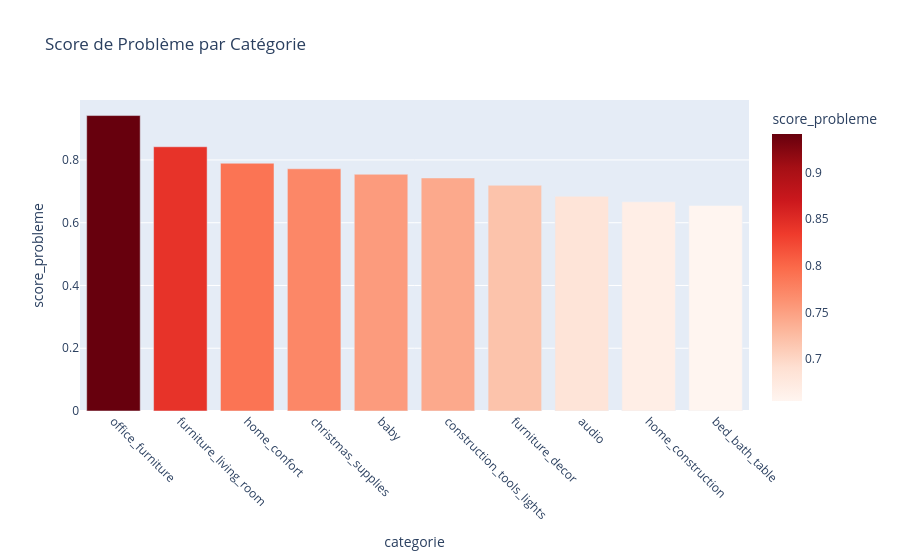

Source (notebook cell):
### Markdown cell above
#### 3. Quelles catégories combinent mauvaise satisfaction, retard ou frais élevés ?

### Code cell
stats_cat['score_probleme'] = (
    stats_cat['taux_retard'].rank(pct=True) +
    (1 - stats_cat['note_moyenne'].rank(pct=True)) +
    stats_cat['frais_moy'].rank(pct=True)
)/ 3
triple_pb = stats_cat.sort_values('score_probleme', ascending=False).head(10)

print("=== Top 10 catégories les plus problématiques ===")
fig = px.bar(triple_pb, x='categorie', y='score_probleme',
             title="Score de Problème par Catégorie",
             color='score_probleme', color_continuous_scale='Reds')
fig.update_xaxes(tickangle=45)
fig.show()

### Figure 1 — Plotly figure (JSON) as saved in the notebook; plotly's stock layout.template omitted (floating-point values rounded to 4 significant figures)
{"data": [{"hovertemplate": "categorie=%{x}<br>score_probleme=%{marker.color}<extra></extra>", "legendgroup": "", "marker": {"color": [0.9415, 0.8421, 0.7895, 0.7719, 0.7544, 0.7427, 0.7193, 0.6842, 0.6667, 0.655], "coloraxis": "coloraxis", "pattern": {"shape": ""}}, "name": "", "orientation": "v", "showlegend": false, "textposition": "auto", "type": "bar", "x": ["office_furniture", "furniture_living_room", "home_confort", "christmas_supplies", "baby", "construction_tools_lights", "furniture_decor", "audio", "home_construction", "bed_bath_table"], "xaxis": "x", "y": [0.9415, 0.8421, 0.7895, 0.7719, 0.7544, 0.7427, 0.7193, 0.6842, 0.6667, 0.655], "yaxis": "y"}], "layout": {"barmode": "relative", "coloraxis": {"colorbar": {"title": {"text": "score_probleme"}}, "colorscale": [[0, "rgb(255,245,240)"], [0.125, "rgb(254,224,210)"], [0.25, "rgb(252,187,161)"], [0.375, "rgb(252,146,114)"], [0.5, "rgb(251,106,74)"], [0.625, "rgb(239,59,44)"], [0.75, "rgb(203,24,29)"], [0.875, "rgb(165,15,21)"], [1, "rgb(103,0,13)"]]}, "legend": {"tracegroupgap": 0}, "title": {"text": "Score de Problème par Catégorie"}, "xaxis": {"anchor": "y", "domain": [0, 1], "tickangle": 45, "title": {"text": "categorie"}}, "yaxis": {"anchor": "x", "domain": [0, 1], "title": {"text": "score_probleme"}}}}
